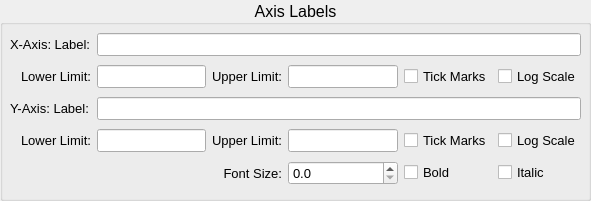
   <widget class="QGroupBox" name="groupBox_12">
    <property name="geometry">
     <rect>
      <x>10</x>
      <y>410</y>
      <width>591</width>
      <height>201</height>
     </rect>
    </property>
    <property name="font">
     <font>
      <family>Arial</family>
      <pointsize>12</pointsize>
      <weight>50</weight>
      <bold>false</bold>
     </font>
    </property>
    <property name="title">
     <string>Axis Labels</string>
    </property>
    <property name="alignment">
     <set>Qt::AlignCenter</set>
    </property>
    <widget class="QWidget" name="gridLayoutWidget_7">
     <property name="geometry">
      <rect>
       <x>10</x>
       <y>30</y>
       <width>571</width>
       <height>161</height>
      </rect>
     </property>
     <layout class="QGridLayout" name="gridLayout_8" columnstretch="2,0,0,0,0,0">
      <item row="4" column="4">
       <widget class="QCheckBox" name="chbAxFontBold">
        <property name="font">
         <font>
          <family>Arial</family>
          <pointsize>10</pointsize>
          <weight>50</weight>
          <bold>false</bold>
         </font>
        </property>
        <property name="text">
         <string>Bold</string>
        </property>
       </widget>
      </item>
      <item row="2" column="0">
       <widget class="QLabel" name="label_34">
        <property name="font">
         <font>
          <family>Arial</family>
          <pointsize>10</pointsize>
          <weight>50</weight>
          <bold>false</bold>
         </font>
        </property>
        <property name="text">
         <string>Y-Axis: Label:</string>
        </property>
       </widget>
      </item>
      <item row="1" column="0">
       <widget class="QLabel" name="label_32">
        <property name="font">
         <font>
          <family>Arial</family>
          <pointsize>10</pointsize>
          <weight>50</weight>
          <bold>false</bold>
         </font>
        </property>
        <property name="text">
         <string>Lower Limit:</string>
        </property>
        <property name="alignment">
         <set>Qt::AlignRight|Qt::AlignTrailing|Qt::AlignVCenter</set>
        </property>
       </widget>
      </item>
      <item row="3" column="4">
       <widget class="QCheckBox" name="chbYTick">
        <property name="font">
         <font>
          <family>Arial</family>
          <pointsize>10</pointsize>
          <weight>50</weight>
          <bold>false</bold>
         </font>
        </property>
        <property name="text">
         <string>Tick Marks</string>
        </property>
       </widget>
      </item>
      <item row="3" column="3">
       <widget class="QLineEdit" name="eYAxisHigh">
        <property name="sizePolicy">
         <sizepolicy hsizetype="Expanding" vsizetype="Minimum">
          <horstretch>0</horstretch>
          <verstretch>0</verstretch>
         </sizepolicy>
        </property>
        <property name="font">
         <font>
          <pointsize>10</pointsize>
         </font>
        </property>
        <property name="maxLength">
         <number>20</number>
        </property>
       </widget>
      </item>
      <item row="4" column="3">
       <widget class="QDoubleSpinBox" name="sbAxFontSize">
        <property name="font">
         <font>
          <family>Arial</family>
          <pointsize>10</pointsize>
          <weight>50</weight>
          <bold>false</bold>
         </font>
        </property>
        <property name="locale">
         <locale language="English" country="UnitedStates"/>
        </property>
        <property name="decimals">
         <number>1</number>
        </property>
        <property name="singleStep">
         <double>0.100000000000000</double>
        </property>
       </widget>
      </item>
      <item row="1" column="1">
       <widget class="QLineEdit" name="eXAxisLow">
        <property name="sizePolicy">
         <sizepolicy hsizetype="Expanding" vsizetype="Minimum">
          <horstretch>0</horstretch>
          <verstretch>0</verstretch>
         </sizepolicy>
        </property>
        <property name="font">
         <font>
          <pointsize>10</pointsize>
         </font>
        </property>
        <property name="maxLength">
         <number>20</number>
        </property>
       </widget>
      </item>
      <item row="1" column="4">
       <widget class="QCheckBox" name="chbXTick">
        <property name="font">
         <font>
          <family>Arial</family>
          <pointsize>10</pointsize>
          <weight>50</weight>
          <bold>false</bold>
         </font>
        </property>
        <property name="text">
         <string>Tick Marks</string>
        </property>
       </widget>
      </item>
      <item row="2" column="1" colspan="5">
       <widget class="QLineEdit" name="eYAxLab">
        <property name="font">
         <font>
          <family>Arial</family>
          <pointsize>10</pointsize>
          <weight>50</weight>
          <bold>false</bold>
         </font>
        </property>
       </widget>
      </item>
      <item row="4" column="5">
       <widget class="QCheckBox" name="chbAxFontItal">
        <property name="font">
         <font>
          <family>Arial</family>
          <pointsize>10</pointsize>
          <weight>50</weight>
          <bold>false</bold>
         </font>
        </property>
        <property name="text">
         <string>Italic</string>
        </property>
       </widget>
      </item>
      <item row="3" column="1">
       <widget class="QLineEdit" name="eYAxisLow">
        <property name="sizePolicy">
         <sizepolicy hsizetype="Expanding" vsizetype="Minimum">
          <horstretch>0</horstretch>
          <verstretch>0</verstretch>
         </sizepolicy>
        </property>
        <property name="font">
         <font>
          <pointsize>10</pointsize>
         </font>
        </property>
        <property name="maxLength">
         <number>20</number>
        </property>
       </widget>
      </item>
      <item row="3" column="0">
       <widget class="QLabel" name="label_35">
        <property name="font">
         <font>
          <family>Arial</family>
          <pointsize>10</pointsize>
          <weight>50</weight>
          <bold>false</bold>
         </font>
        </property>
        <property name="text">
         <string>Lower Limit:</string>
        </property>
        <property name="alignment">
         <set>Qt::AlignRight|Qt::AlignTrailing|Qt::AlignVCenter</set>
        </property>
       </widget>
      </item>
      <item row="1" column="2">
       <widget class="QLabel" name="label_33">
        <property name="font">
         <font>
          <family>Arial</family>
          <pointsize>10</pointsize>
          <weight>50</weight>
          <bold>false</bold>
         </font>
        </property>
        <property name="text">
         <string>Upper Limit:</string>
        </property>
        <property name="alignment">
         <set>Qt::AlignRight|Qt::AlignTrailing|Qt::AlignVCenter</set>
        </property>
       </widget>
      </item>
      <item row="1" column="5">
       <widget class="QCheckBox" name="chbXScale">
        <property name="font">
         <font>
          <family>Arial</family>
          <pointsize>10</pointsize>
          <weight>50</weight>
          <bold>false</bold>
         </font>
        </property>
        <property name="text">
         <string>Log Scale</string>
        </property>
       </widget>
      </item>
      <item row="0" column="0">
       <widget class="QLabel" name="label_31">
        <property name="font">
         <font>
          <family>Arial</family>
          <pointsize>10</pointsize>
          <weight>50</weight>
          <bold>false</bold>
         </font>
        </property>
        <property name="text">
         <string>X-Axis: Label:</string>
        </property>
       </widget>
      </item>
      <item row="1" column="3">
       <widget class="QLineEdit" name="eXAxisHigh">
        <property name="sizePolicy">
         <sizepolicy hsizetype="Expanding" vsizetype="Minimum">
          <horstretch>0</horstretch>
          <verstretch>0</verstretch>
         </sizepolicy>
        </property>
        <property name="font">
         <font>
          <pointsize>10</pointsize>
         </font>
        </property>
        <property name="maxLength">
         <number>20</number>
        </property>
       </widget>
      </item>
      <item row="3" column="2">
       <widget class="QLabel" name="label_36">
        <property name="font">
         <font>
          <family>Arial</family>
          <pointsize>10</pointsize>
          <weight>50</weight>
          <bold>false</bold>
         </font>
        </property>
        <property name="text">
         <string>Upper Limit:</string>
        </property>
        <property name="alignment">
         <set>Qt::AlignRight|Qt::AlignTrailing|Qt::AlignVCenter</set>
        </property>
       </widget>
      </item>
      <item row="0" column="1" colspan="5">
       <widget class="QLineEdit" name="eXAxLab">
        <property name="font">
         <font>
          <family>Arial</family>
          <pointsize>10</pointsize>
          <weight>50</weight>
          <bold>false</bold>
         </font>
        </property>
       </widget>
      </item>
      <item row="4" column="2">
       <widget class="QLabel" name="label_37">
        <property name="font">
         <font>
          <family>Arial</family>
          <pointsize>10</pointsize>
          <weight>50</weight>
          <bold>false</bold>
         </font>
        </property>
        <property name="text">
         <string>Font Size:</string>
        </property>
        <property name="alignment">
         <set>Qt::AlignRight|Qt::AlignTrailing|Qt::AlignVCenter</set>
        </property>
       </widget>
      </item>
      <item row="3" column="5">
       <widget class="QCheckBox" name="chbYScale">
        <property name="font">
         <font>
          <family>Arial</family>
          <pointsize>10</pointsize>
          <weight>50</weight>
          <bold>false</bold>
         </font>
        </property>
        <property name="text">
         <string>Log Scale</string>
        </property>
       </widget>
      </item>
     </layout>
    </widget>
   </widget>
